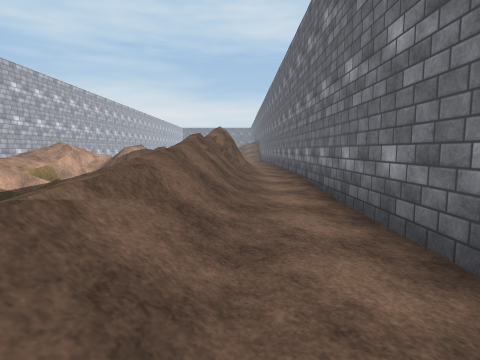
view 1 (above)

16 first-person views from a walk through a scene from a Unity 3-D project. The camera is 1.3 m above the floor, tilts 6° down and sees 80° across. The floor is counted in squares, 2 m on a side. Each view is taken from the middle of a square. On the plan, view 1 faces up. The plan holds only what a view shows up to about 9 squares ahead; the rest is blank. The place goes on beyond the plan. The player is left out. Some surface patterns are stand-ins.

view 2
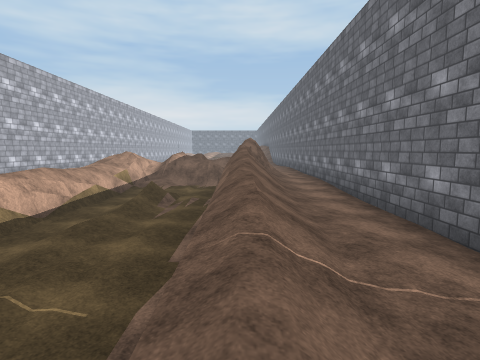

view 3
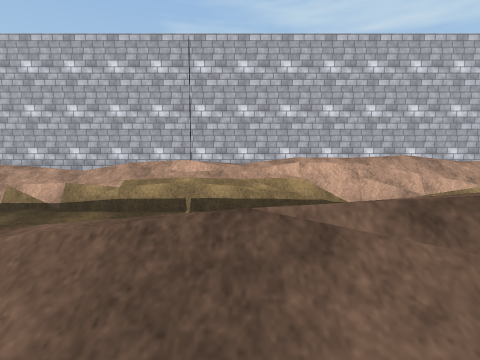

view 4
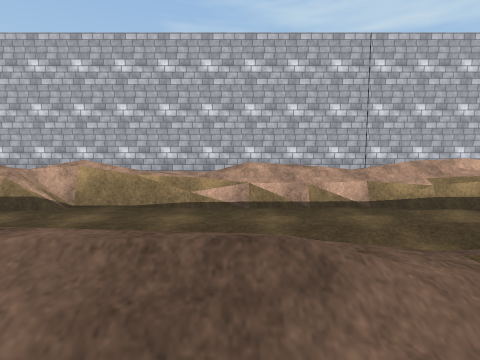

view 5
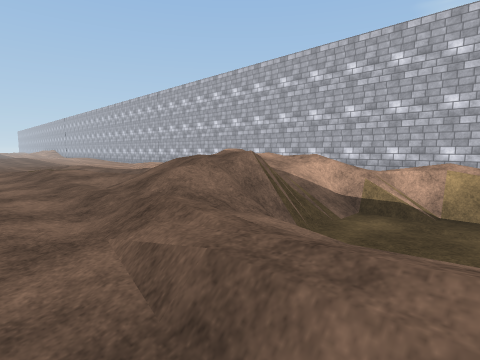

view 6
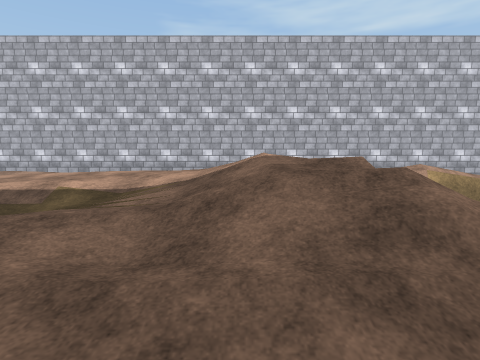

view 7
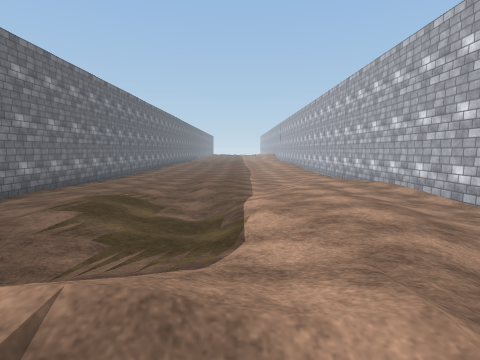

view 8
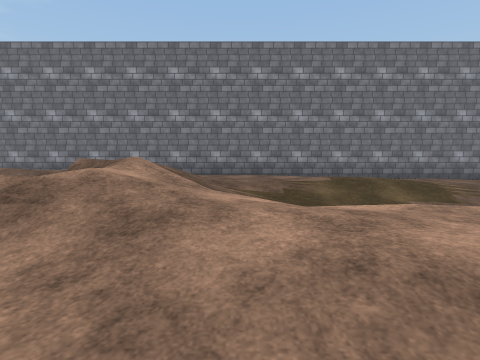

view 9
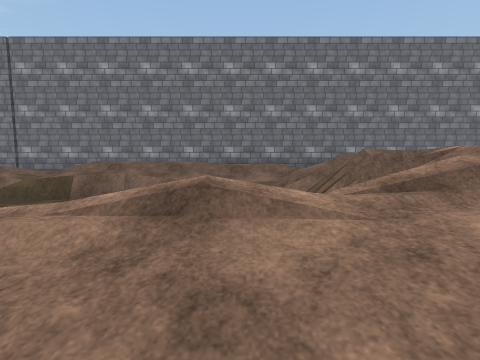

view 10
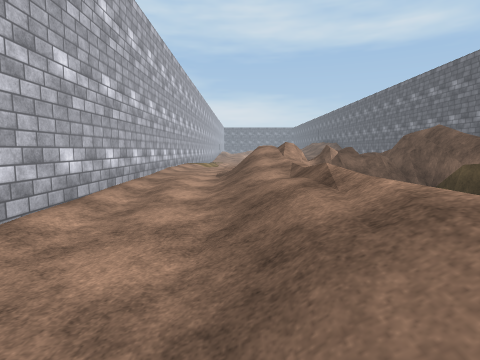

view 11
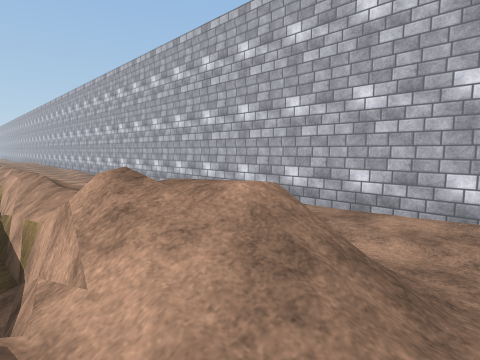

view 12
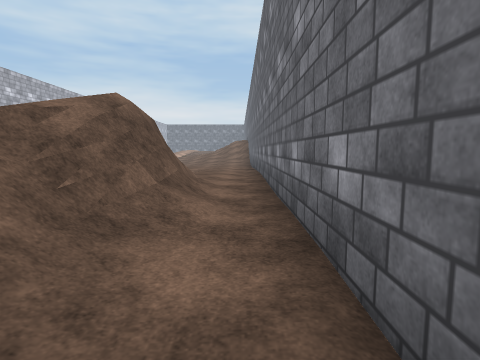

view 13
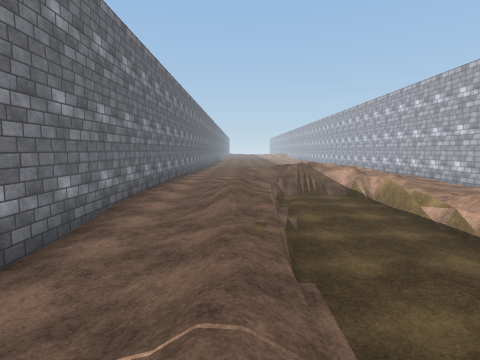

view 14
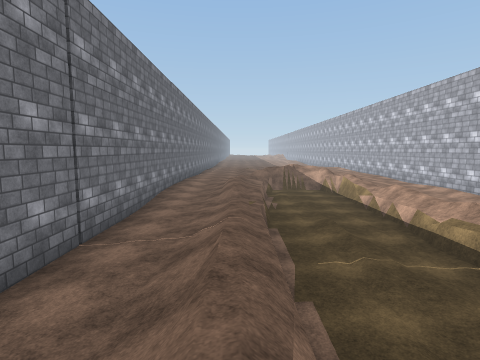

view 15
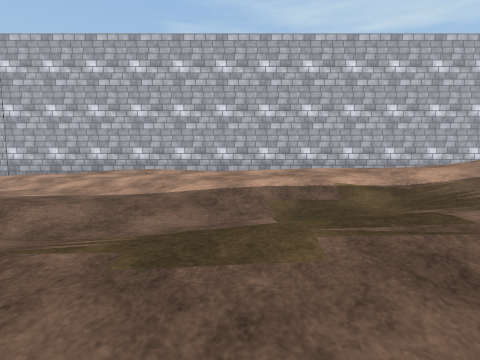

view 16
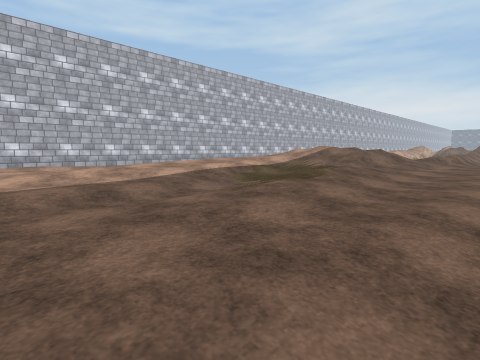

### Floor plan
Key: @ floor where view 1 was taken; # wall or solid block; . main floor; : floor 0.25 m higher than the main floor; - floor 0.25 m lower than the main floor; + floor 0.5 m higher than the main floor; _ floor 0.5 m lower than the main floor; * floor 0.75 m higher than the main floor; < floor 0.75 m lower than the main floor; % floor 1 m higher than the main floor; & floor 1.25 m higher than the main floor; $ floor 1.5 m higher than the main floor; / step, stairs or slope; = window, fence, low wall or low ledge.
Columns run from 9 left of view 1 to 2 right of it. Each row starts with its distance up from view 1.
 10 #..:/*/ =#.#
  9 #:./////=#.#
  8 #../$///#=.#
  7 #..//___//.#
  6 #../%_<_//.#
  5 #..//<=_//.#
  4 #..//_/_//.#
  3 #.-/=<__//-#
  2 # -/=<__/.-#
  1 #  /=<_</.-#
  0 #   /__<*@-#
 -1 #   /_-<+.-#
 -2 #   /_/<+.-#
 -3 #   /__<:.-#
 -4 #.- /<<</.-#
 -5 #.- =__/*..#
 -6 #--.=__//..#
 -7 #-.:=__//..#
 -8 #-.:+////..#
 -9 #   //&/...#
-10 #  :*///:..#
-11 # :+*+::...#
-12 # :++/.::..#
-13 #..++/-::..#
-14 #..::/-::.-#
-15 #..::.-.:.-#
-16 #..:..-...-#
-17 #...-..-..-#
-18 #...-..--.-#

Positions as (right, up) in squares from view 1, and headings:
1: (0, 0), facing up
2: (-1, -2), facing up
3: (0, 1), facing left
4: (0, -4), facing left
5: (0, -6), facing down-left
6: (0, -10), facing left
7: (-4, -9), facing down
8: (-7, -11), facing right
9: (-7, -7), facing right
10: (-6, 1), facing up
11: (-4, 10), facing down-left
12: (1, 5), facing up
13: (-1, 1), facing down
14: (-1, 4), facing down
15: (0, -14), facing left
16: (1, -18), facing up-left
